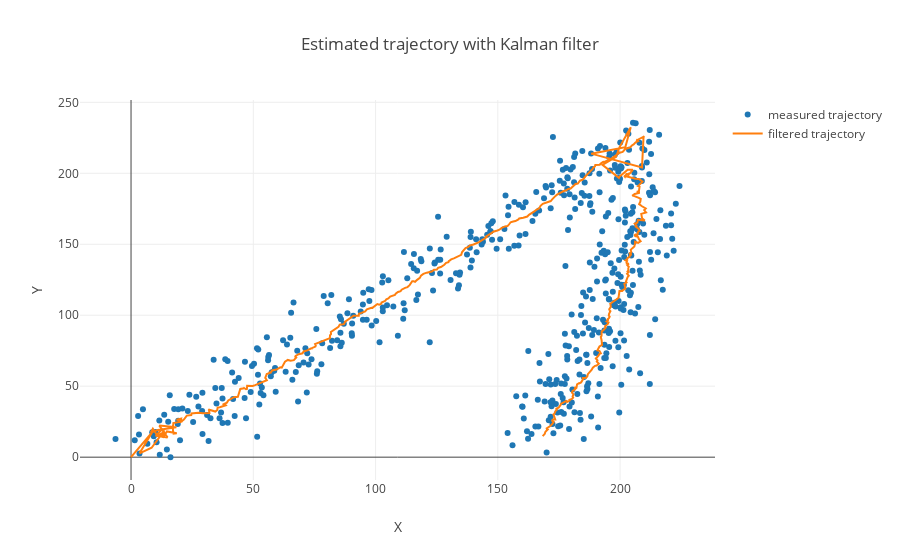

Here is the notebook cell this chart was saved with:
### Code cell
data = [
    go.Scatter(
        x=msr_x,
        y=msr_y,
        name='measured trajectory',
        mode='markers'
    ),
    go.Scatter(
        x = X_[:, 0],
        y = X_[:, 2],
        name='filtered trajectory',
    ),
]

layout= go.Layout(
    title= 'Estimated trajectory with Kalman filter',
    xaxis= dict(
        title= 'X',
    ),
    yaxis=dict(
        title= 'Y',
    ),
    showlegend= True
)
fig= go.Figure(data=data, layout=layout)
iplot(fig)

### Figure 1 — Plotly figure (JSON) as saved in the notebook; plotly's stock layout.template omitted (floating-point values rounded to 4 significant figures; data arrays with more than 128 entries replaced by an {"elided": "..."} marker saying what was removed)
{"data": [{"mode": "markers", "name": "measured trajectory", "type": "scatter", "uid": "ec8370f0-d882-11e8-9fd0-784f43690045", "x": {"elided": "500 float values"}, "y": {"elided": "500 float values"}}, {"name": "filtered trajectory", "type": "scatter", "uid": "ec8373a3-d882-11e8-a5dc-784f43690045", "x": {"elided": "500 float values"}, "y": {"elided": "500 float values"}}], "layout": {"showlegend": true, "title": "Estimated trajectory with Kalman filter", "xaxis": {"title": "X"}, "yaxis": {"title": "Y"}}}
